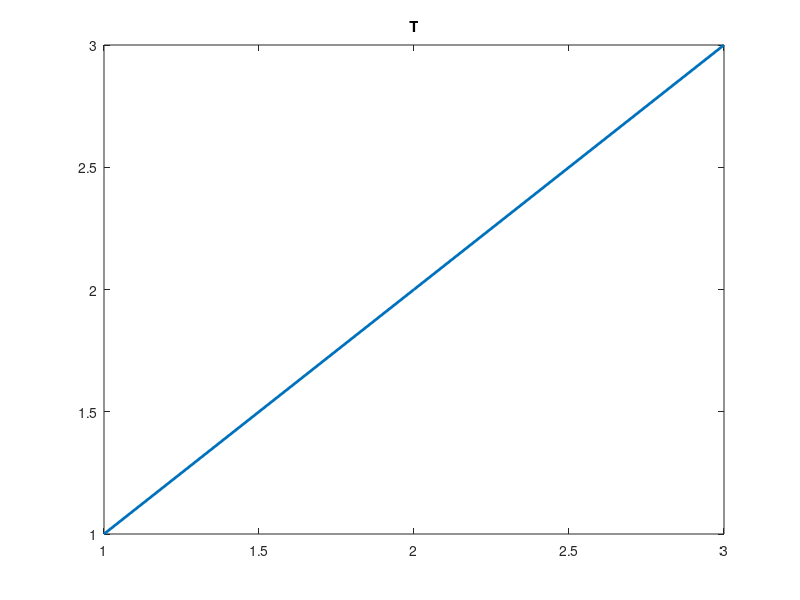

MATLAB code to generate this figure: (Note: this script raises an error after producing the figure.)
% M13 G08 - savefig / openfig / exportgraphics / print
d = tempname; mkdir(d);
f = figure('Visible','off');
plot(1:3, 'LineWidth', 2, 'Tag', 'k');
title('T');
savefig(f, fullfile(d, 'a.fig'));
close(f);
g = openfig(fullfile(d, 'a.fig'), 'invisible');
l = findobj(g, 'Tag', 'k');
s1 = numel(l) == 1 && l.LineWidth == 2;
s2 = strcmp(get(get(gca, 'Title'), 'String'), 'T');
exportgraphics(g, fullfile(d, 'a.png'), 'Resolution', 72);
s3 = isfile(fullfile(d, 'a.png'));
print(g, fullfile(d, 'b'), '-dpdf');
s4 = isfile(fullfile(d, 'b.pdf'));
saveas(g, fullfile(d, 'c.fig'));
s5 = isfile(fullfile(d, 'c.fig'));
close all
rmdir(d, 's');
